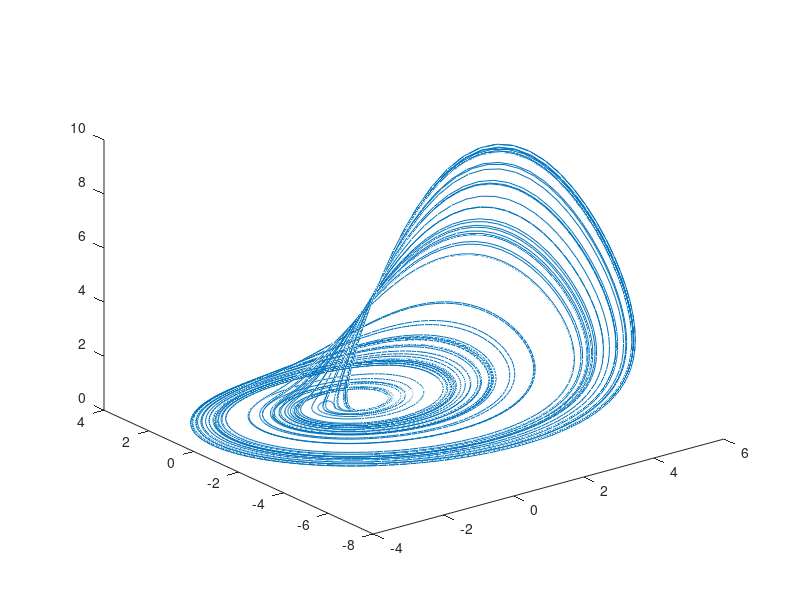

Recreate this plot in MATLAB.
% Rossler discretized model

% LAA 03/08/21

clear 
close all

a = 0.398;
b = 2; 
c = 4; 

% initial conditions
x(1) = 0.1;
y(1) = 0.1;
z(1) = 0.1;

% discretization time
h = 0.05;

for k=1:10000
    x(k+1) = x(k)-h*(y(k)+z(k));
    y(k+1) = (1+a*h)*y(k) + h*x(k);
    z(k+1) = z(k) + h*(b+z(k)*(x(k)-c));
end

plot3(x,y,z)
